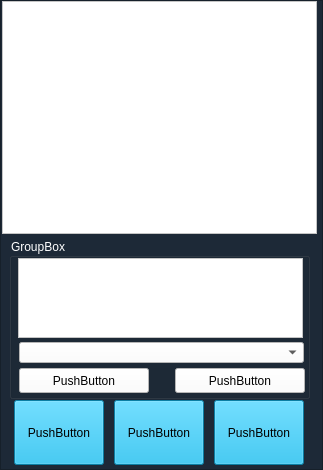
    <widget class="QFrame" name="frame">
     <property name="geometry">
      <rect>
       <x>703</x>
       <y>252</y>
       <width>323</width>
       <height>470</height>
      </rect>
     </property>
     <property name="styleSheet">
      <string notr="true">background-color: rgb(29, 41, 55);
</string>
     </property>
     <property name="frameShape">
      <enum>QFrame::StyledPanel</enum>
     </property>
     <property name="frameShadow">
      <enum>QFrame::Raised</enum>
     </property>
     <widget class="QToolButton" name="spPreview">
      <property name="geometry">
       <rect>
        <x>114</x>
        <y>400</y>
        <width>90</width>
        <height>65</height>
       </rect>
      </property>
      <property name="styleSheet">
       <string notr="true">background-color: rgb(15, 177, 228);</string>
      </property>
      <property name="text">
       <string>PushButton</string>
      </property>
      <property name="icon">
       <iconset resource="picture/ecg.qrc">
        <normaloff>:/spPreviewT.png</normaloff>:/spPreviewT.png</iconset>
      </property>
      <property name="iconSize">
       <size>
        <width>40</width>
        <height>40</height>
       </size>
      </property>
      <property name="toolButtonStyle">
       <enum>Qt::ToolButtonTextUnderIcon</enum>
      </property>
     </widget>
     <widget class="QToolButton" name="spPrint">
      <property name="geometry">
       <rect>
        <x>14</x>
        <y>400</y>
        <width>90</width>
        <height>65</height>
       </rect>
      </property>
      <property name="styleSheet">
       <string notr="true">background-color: rgb(15, 177, 228);</string>
      </property>
      <property name="text">
       <string>PushButton</string>
      </property>
      <property name="icon">
       <iconset resource="picture/ecg.qrc">
        <normaloff>:/spPrintT.png</normaloff>:/spPrintT.png</iconset>
      </property>
      <property name="iconSize">
       <size>
        <width>40</width>
        <height>40</height>
       </size>
      </property>
      <property name="toolButtonStyle">
       <enum>Qt::ToolButtonTextUnderIcon</enum>
      </property>
     </widget>
     <widget class="QGroupBox" name="gbDiag">
      <property name="geometry">
       <rect>
        <x>9</x>
        <y>238</y>
        <width>301</width>
        <height>161</height>
       </rect>
      </property>
      <property name="styleSheet">
       <string notr="true">color: rgb(255, 255, 255);</string>
      </property>
      <property name="title">
       <string>GroupBox</string>
      </property>
      <widget class="QComboBox" name="cboWord">
       <property name="geometry">
        <rect>
         <x>10</x>
         <y>104</y>
         <width>285</width>
         <height>21</height>
        </rect>
       </property>
       <property name="styleSheet">
        <string notr="true">color: rgb(0, 0, 0);
background-color: rgb(255, 255, 255);</string>
       </property>
      </widget>
      <widget class="QPushButton" name="bitPriorComment">
       <property name="geometry">
        <rect>
         <x>10</x>
         <y>130</y>
         <width>130</width>
         <height>25</height>
        </rect>
       </property>
       <property name="styleSheet">
        <string notr="true">color: rgb(0, 0, 0);
background-color: rgb(255, 255, 255);</string>
       </property>
       <property name="text">
        <string>PushButton</string>
       </property>
      </widget>
      <widget class="QPushButton" name="bitSaveComment">
       <property name="geometry">
        <rect>
         <x>166</x>
         <y>130</y>
         <width>130</width>
         <height>25</height>
        </rect>
       </property>
       <property name="styleSheet">
        <string notr="true">color: rgb(0, 0, 0);
background-color: rgb(255, 255, 255);</string>
       </property>
       <property name="text">
        <string>PushButton</string>
       </property>
      </widget>
      <widget class="QTextEdit" name="reDiag">
       <property name="geometry">
        <rect>
         <x>9</x>
         <y>20</y>
         <width>285</width>
         <height>80</height>
        </rect>
       </property>
       <property name="font">
        <font>
         <family>宋体</family>
         <pointsize>10</pointsize>
        </font>
       </property>
       <property name="styleSheet">
        <string notr="true">color: rgb(0, 0, 0);
background-color: rgb(255, 255, 255);</string>
       </property>
      </widget>
     </widget>
     <widget class="QToolButton" name="spBack">
      <property name="geometry">
       <rect>
        <x>214</x>
        <y>400</y>
        <width>90</width>
        <height>65</height>
       </rect>
      </property>
      <property name="styleSheet">
       <string notr="true">background-color: rgb(15, 177, 228);</string>
      </property>
      <property name="text">
       <string>PushButton</string>
      </property>
      <property name="icon">
       <iconset resource="picture/ecg.qrc">
        <normaloff>:/spBackT.png</normaloff>:/spBackT.png</iconset>
      </property>
      <property name="iconSize">
       <size>
        <width>40</width>
        <height>40</height>
       </size>
      </property>
      <property name="toolButtonStyle">
       <enum>Qt::ToolButtonTextUnderIcon</enum>
      </property>
     </widget>
     <widget class="QTableView" name="lvShow">
      <property name="geometry">
       <rect>
        <x>2</x>
        <y>1</y>
        <width>315</width>
        <height>233</height>
       </rect>
      </property>
      <property name="styleSheet">
       <string notr="true">background-color: rgb(255, 255, 255);</string>
      </property>
     </widget>
    </widget>
